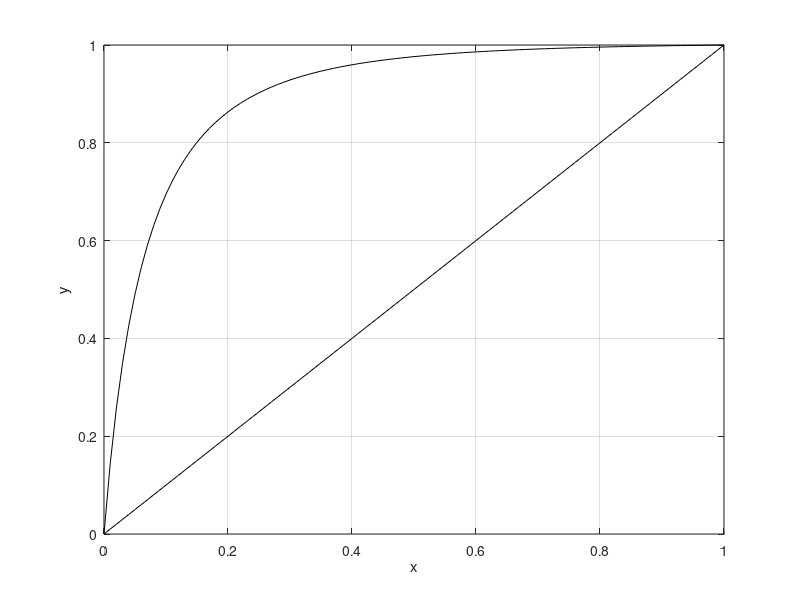

MATLAB code to generate this figure: (Note: this script raises an error after producing the figure.)
clc
clear
close
options=optimset('display','off');



x1  = (0   :0.01:1);
x2 = 1-x1 ;
%disp(x2);
y1 = (length(x1));
A21 = -0.5899;
A12  = -0.8643;
T = 337.7; % in Kelvin
den = 1268; % density -----> in  Kg/m^3
P  = 100000;% in Pascal; 
% Calculating the fugacity coefficient 

% Acetone 
Tc =  781 ; % k      
Pc =   469000; % in Pascal Unit ;
R = 8.314;
a = 27*(R^2)*(Tc^2)/(64*(Pc^2));
b =  R*Tc/(8*Pc);

%Chloroform 
Tc2 =  536.4 ; % k      
Pc2 =  5400000;% in Pascal;
a2 = 27*(R^2)*(Tc2^2)/(64*(Pc2^2));
b2 =  R*Tc2/(8*Pc2);


q1 = a/(b*R*T);
Z1 =  1/(1-den*b) - (a*den)/(R*T);
B1 = b*P/(R*T);

fug_Coeff_1 =  exp( Z1-1 -log(abs(Z1 - B1)) - q1*B1/Z1 );
disp(fug_Coeff_1);

q2= a2/(b2*R*T);
Z2 =  1/(1-den*b2) - (a2*den)/(R*T);
B2 = b2*P/(R*T);

fug_Coeff_2 =  exp( Z2-1 -log(Z2 - B2) - q2*B2/Z2 );
%disp(fug_Coeff_2);

RATIO = fug_Coeff_1/ fug_Coeff_2;
% disp(RATIO);
% Antonie 's Constants.........
AA= 4.42448;
AB= 1312.253;
AC =32.445;

P1_sat =  (10^(AA- (AB/(T+AC))));  % bar 

AA2= 4.20772;
AB2= 1233.129;
AC2 =-40.953;

P2_sat =  (10^(AA2- (AB2/(T+AC2)))) ;

k = P1_sat/P2_sat;
disp(k);

%y1  = 1/((RATIO*gama2*x2)/(k*gama1*x1)+1);

% We use Van- Laar Model to compute  activity coefficient;
for i =  1:length(x1)
gama1 = exp(A12*(A21*(x2(i))/(A12*x1(i)+A21*x2(i)))^2);
gama2 = exp(A21*(A12*(x1(i))/(A12*x1(i)+A21*x2(i)))^2);
y1(i)  = 1/((RATIO*gama2*x2(i))/(k*gama1*x1(i))+1);
%disp(y1(i));
end
t =  (RATIO*gama2)/(gama1*k);
% Taking the input from user.............

% You will need the value of reflux ratio, boil-up ratio, 
% bottom and top product composition to solve the above problems.
% xd, xf, xw ,q ;
%reflux_ratio =  input("Enter the  Reflux Ratio");

x_top= input("Enter the composition of top section");
x_feed= input("Enter the composition of feed ");
x_bottom =input("Enter the composition of bottom");
q = input("Enter the value of q ");
% reflux_ratio = 2.3;
% x_top=0.95;
% x_feed=0.65;
% x_bottom =0.05;
% q =1;





% feed Line
Q= (q/(q-1));
C2 = x_feed/(q-1);

if q>1
    xq2=1;
    yq2=Q*xq2-C2;
elseif q==1
    xq2=x_feed;
    yq2=1;
elseif q<1 && q>0
    xq2=0;
    yq2=Q*xq2-C2;
elseif q==0
    xq2=0;
    yq2=x_feed;
else
    xq2=0;
    yq2=Q*xq2-C2;
end
    
y_feed  = @(x) Q*x - C2;

% Calculating the minimum Reflux Ratio
%Equlibrium equation =>  y = xk/(xk+1-x)
eqlbrm_eq=  @(x) x/(t*(1-x)+x);
if q==1
    x_common=x_feed;
    y_common=eqlbrm_eq(x_common);
elseif q==0
    y_common=x_feed;
    x_common= fsolve(@(x) y_common- x/(t*(1-x)+x),x_feed,options);
else
    x_common=fsolve(@(x)  x/(t*(1-x)+x) -(Q*x-C2),0.5,options);
    y_common=eqlbrm_eq(x_common);
end
R_min_slope=(x_top-y_common)/(x_top-x_common);
R_min_intercept = x_top - R_min_slope*x_top;
R_min = x_top/R_min_intercept -1;
reflux_ratio= 0.8*R_min;


% Enriching Section
R = (reflux_ratio/(reflux_ratio + 1));
C1 =x_top/(reflux_ratio+1);

y_top =@(x) R*x + C1;
%Bottom line 

% We use the 2 points  to find out equation : 
% (x_bottom,x_bottom) 
% and other point of 
%intersection of enriching line and feed line (a,b)  ..
if q==1
    a= x_feed;
    b=  R*a + C1;
else 

    a =  (-C2-C1)/(R-Q);
    b = Q*a - C2;
end    
slope = (b-x_bottom)/(a-x_bottom);
y_bottom = @(x) slope*(x-x_bottom) + x_bottom;


% PLOTTING OF Equilibrium Equation :
plot(x1,y1,'-k');
hold on

% 45 degree line 
plot(x1,x1,'-k');
xlabel('x'),ylabel('y')
set(gca,'Xlim',[0 1])
set(gca,'Ylim',[0 1])
hold on
grid on 

% Drawing top section line 

plot([a x_top],[b x_top],'-b','linewidth',0.5);
hold on 

%Plotting feed line

plot([x_feed xq2],[x_feed yq2],'-k','linewidth',0.5);
hold on 
% 
%Plotting bottom line 
plot([x_bottom a],[x_bottom b],'-m');
% 
% % legend('Equilibrium Curve','straight line','enriching line','feed line','stripping line','location','northwest');
% 
% % Top section stages

x_eqn  = @(y) t*y/(1-y+t*y) ;
topsection = @(x) R*x + C1;
legend('off')

x_top_1 = x_top;
y_top_1 = x_top;
i=0;
while x_top_1>a
    y_top_2 = y_top_1;
    x_top_2 = x_eqn(y_top_2);
    x_top_3 = x_top_2;
    y_top_3 = topsection(x_top_3);
    
    plot([x_top_1 x_top_2],[y_top_1 y_top_2],'r' );
    
    plot([x_top_2 x_top_3],[y_top_2 y_top_3],'r' );
    
    x_plot_top = x_top_1;
    x_top_1=x_top_3;
    y_top_1=y_top_3;
    i=i+1;

end
Stages_enriching_section= i-(x_top_2-a)/(x_top_2-x_plot_top); 
% 
% 
% % STRIPPING SECTION
% 
x_bot = @(y) (y-x_bottom)/slope + x_bottom;

x_bottom_1 = x_bottom;
y_bottom_1 = x_bottom;
j = 0;
while y_bottom_1<b
    x_bottom_2 = x_bottom_1;
    y_bottom_2 = eqlbrm_eq(x_bottom_2);
    y_bottom_3 = y_bottom_2;
    x_bottom_3 = x_bot(y_bottom_3);
    plot([x_bottom_1 x_bottom_2],[y_bottom_1 y_bottom_2], 'b');
    plot([x_bottom_2 x_bottom_3],[y_bottom_2 y_bottom_3], 'b');
    y_bottom_plot = y_bottom_1;
    x_bottom_1 = x_bottom_3;
    y_bottom_1 = y_bottom_3;
    j = j+1;   
end
Stages_stripping_section = j-(y_bottom_2-b)/(y_bottom_2-y_bottom_plot);
disp("Total Number of Stages for  the given compositions are:");
disp(Stages_enriching_section+Stages_stripping_section);

hold off;

nexttile;
plot(x,y,'-r');
hold on;
plot(x,x,'-g');
xlabel('x'),ylabel('y')
set(gca,'Xlim',[0 1])
set(gca,'Ylim',[0 1])
hold on
grid on
legend('off');
% For Calculating minimum number of trays:
%reflux ratio = INFINITE;
topsection_min_trays = @(x) x;



x_top_1 = x_top;
y_top_1 = x_top;
p=0;

while x_top_1>x_bottom
    y_top_2 = y_top_1;
    x_top_2 = x_eqn(y_top_2);
    x_top_3 = x_top_2;
    y_top_3 = topsection_min_trays(x_top_3);
    
    plot([x_top_1 x_top_2],[y_top_1 y_top_2],'r' );
    
    plot([x_top_2 x_top_3],[y_top_2 y_top_3],'r' );
    
    x_plot_top_1 = x_top_1;
    x_top_1=x_top_3;
    y_top_1=y_top_3;
    p=p+1;

end
 disp("MINIMUM NUMBER OF TRAYS ARE :") ;
 disp(p-(x_top_2-x_bottom)/(x_top_2-x_plot_top_1)); 
 disp("Minimum Reflux Ratio comes out to be :")
 disp(R_min);